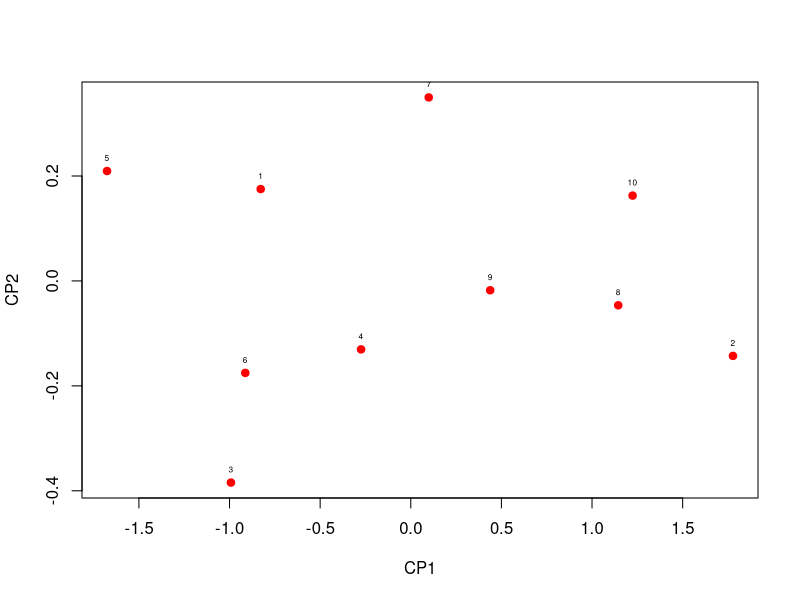
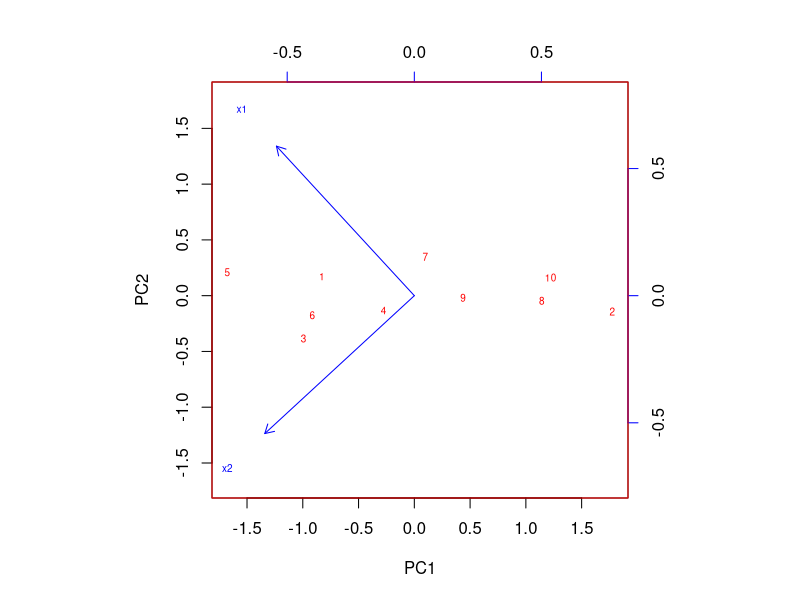
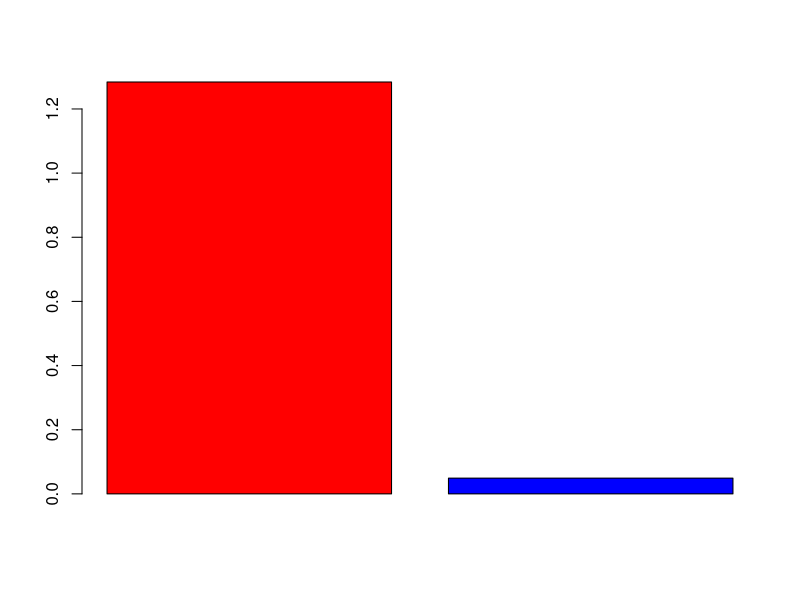

Generate these figures, in order, with R:
## ---- chunk 1
x1 = c(2.5, 0.5, 2.2, 1.9, 3.1, 2.3, 2, 1, 1.5, 1.1)
x2 = c(2.4, 0.7, 2.9, 2.2, 3.0, 2.7, 1.6, 1.1, 1.6, 0.9)
M = data.frame(x1,x2)
M1 = data.frame(c(rep(mean(x1), 10)),c(rep(mean(x2), 10)))
M2 = M-M1
M2
## ---- chunk 2
mcov = cov(M2)
mcov
## ---- chunk 3
Mvalues = eigen(mcov)$values
Mvectors = eigen(mcov)$vectors
Mvalues
Mvectors
## ---- chunk 4
# Raiz cuadrada de lambda 1 * el primer eigen vector/varianza de 1,1 de los datos centrada
sqrt(Mvalues[1])*Mvectors[1,1] / sqrt(mcov[1,1])
sqrt(Mvalues[1])*Mvectors[2,1] / sqrt(mcov[2,2])
## ---- chunk 5
# Raiz cuadrada de lambda 1 * el primer eigen vector/varianza de 1,1 de los datos centrada
sqrt(Mvalues[2])*Mvectors[1,2] / sqrt(mcov[1,1])
sqrt(Mvalues[2])*Mvectors[2,2] / sqrt(mcov[2,2])
## ---- chunk 6
tVec = t(Mvectors)
tM2 = t(M2)
tVec
tM2
## ---- chunk 7
CP = tVec%*%tM2
rownames(CP)= c("CP1", "CP2")
CP = t(CP)
CP
## ---- chunk 8
Y1 = (Mvectors[1,1]*M2[1,1]) + (Mvectors[2,1]*M2[1,2]); Y1
## ---- chunk 9
CP2 = -CP
plot(CP2,pch = 19,col = "red")
text(CP2[,1],CP2[,2],1:nrow(CP2),cex = .5, pos = 3)
## ---- chunk 10
cpa <- prcomp(M, scale=FALSE)
names(cpa)
## ---- chunk 11
print("desviaciones estándar: ")
cpa$sdev
print("medias: ")
print("center da el centroide (medias de cada variable) previa estandarización: ")
cpa$center
print("scale informa si la variable se estandarizó: ")
cpa$scale
print("Los coeficientes de la combinación lineal normalizada de componete")
cpa$rotation
print("Los datos por sustituidos en la combinación lineal de vectores propios:")
cpa$x
## ---- chunk 12
biplot(x = cpa, scale = 0, cex =0.6, col = c("red", "blue"))
barplot(cpa$sdev^2, col =c( "red", "blue"))
## ---- chunk 13
summary(cpa)
